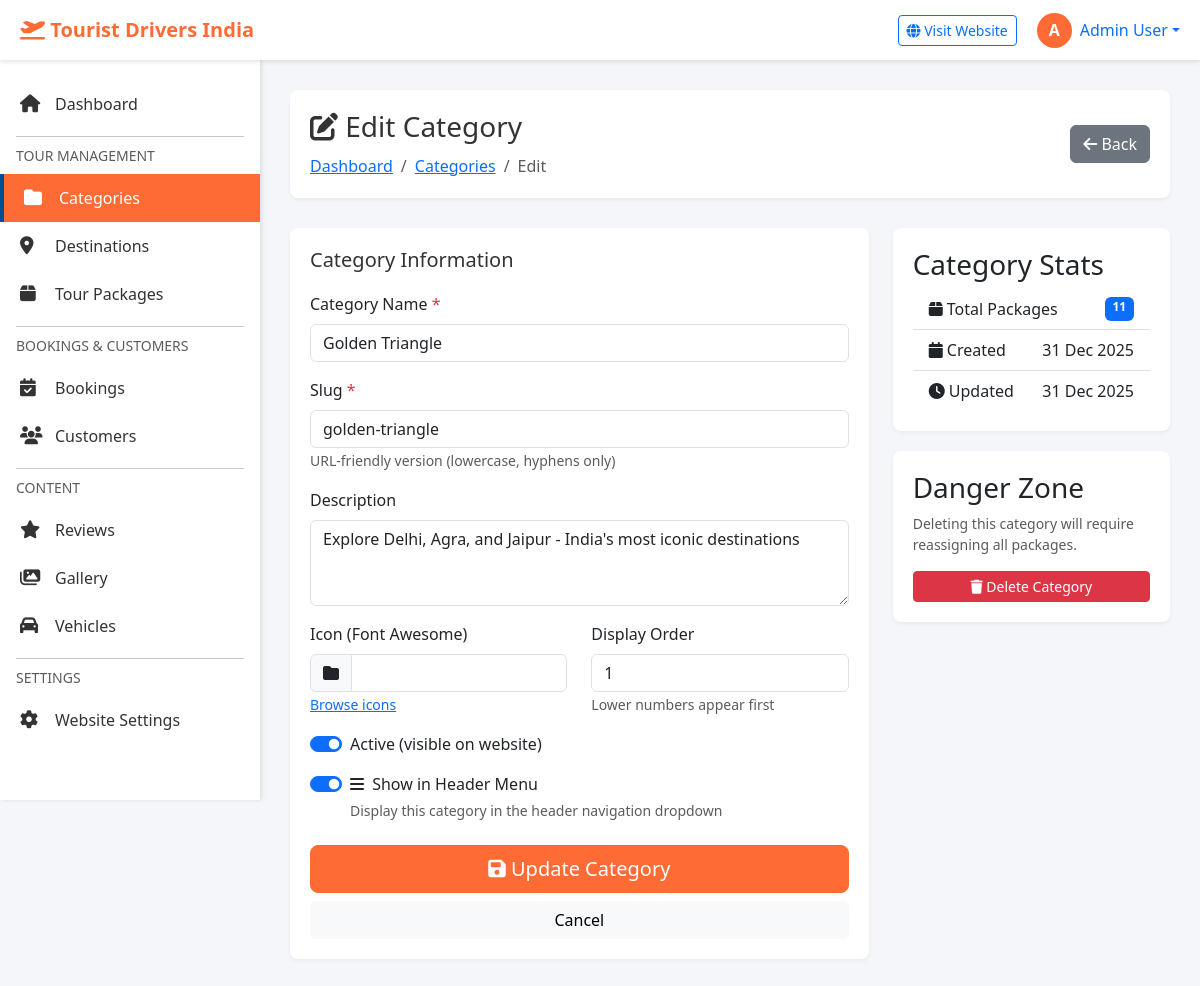
Screenshot of /admin/categories/edit.php?id=1 (signed in) with the database file from the repository.
### tables this page shows
CREATE TABLE `categories` (
  `id` int(11) NOT NULL,
  `name` varchar(100) NOT NULL,
  `slug` varchar(100) NOT NULL,
  `description` text DEFAULT NULL,
  `icon` varchar(255) DEFAULT NULL,
  `display_order` int(11) DEFAULT 0,
  `is_active` tinyint(1) DEFAULT 1,
  `show_in_header` tinyint(1) DEFAULT 1,
  `created_at` timestamp NOT NULL DEFAULT current_timestamp(),
  `updated_at` timestamp NOT NULL DEFAULT current_timestamp() ON UPDATE current_timestamp()
);

### admin/includes/functions.php (called while the page is built, shortened)
<?php
function format_date($date) {
    return date('d M Y', strtotime($date));
}
?>

### admin/categories/edit.php (the view, shortened to what this page needs)
<?php
require_once '../includes/config.php';
require_once '../includes/functions.php';
$id = intval($_GET['id']);
$query = "SELECT * FROM categories WHERE id = $id";
$result = mysqli_query($conn, $query);
$category = mysqli_fetch_assoc($result);
include '../includes/header.php';
include '../includes/sidebar.php';
?>
<div class="page-header">
    <div class="d-flex justify-content-between align-items-center">
        <div>
            <h1><i class="fas fa-edit"></i> Edit Category</h1>
            <nav aria-label="breadcrumb">
                <ol class="breadcrumb">
                    <li class="breadcrumb-item"><a href="<?php echo BASE_URL; ?>dashboard.php">Dashboard</a></li>
                    <li class="breadcrumb-item"><a href="index.php">Categories</a></li>
                    <li class="breadcrumb-item active">Edit</li>
                </ol>
            </nav>
        </div>
        <a href="index.php" class="btn btn-secondary">
            <i class="fas fa-arrow-left"></i> Back
        </a>
    </div>
</div>
<div class="row">
    <div class="col-lg-8">
        <div class="admin-card">
            <h2>Category Information</h2>
            <form method="POST" action="">
                <div class="mb-3">
                    <label for="name" class="form-label">Category Name <span class="text-danger">*</span></label>
                    <input type="text" class="form-control" id="name" name="name" required
                           value="<?php echo $category['name']; ?>">
                </div>
                <div class="mb-3">
                    <label for="slug" class="form-label">Slug <span class="text-danger">*</span></label>
                    <input type="text" class="form-control" id="slug" name="slug"
                           value="<?php echo $category['slug']; ?>">
                    <small class="text-muted">URL-friendly version (lowercase, hyphens only)</small>
                </div>
                <div class="mb-3">
                    <label for="description" class="form-label">Description</label>
                    <textarea class="form-control" id="description" name="description" rows="3"><?php echo $category['description']; ?></textarea>
                </div>
                <div class="row">
                    <div class="col-md-6 mb-3">
                        <label for="icon" class="form-label">Icon (Font Awesome)</label>
                        <div class="input-group">
                            <span class="input-group-text">
                                <i id="iconPreview" class="<?php echo $category['icon'] ?: 'fas fa-folder'; ?>"></i>
                            </span>
                            <input type="text" class="form-control" id="icon" name="icon"
                                   value="<?php echo $category['icon']; ?>">
                        </div>
                        <small class="text-muted">
                            <a href="https://fontawesome.com/icons" target="_blank">Browse icons</a>
                        </small>
                    </div>
                    <div class="col-md-6 mb-3">
                        <label for="display_order" class="form-label">Display Order</label>
                        <input type="number" class="form-control" id="display_order" name="display_order"
                               value="<?php echo $category['display_order']; ?>" min="0">
                        <small class="text-muted">Lower numbers appear first</small>
                    </div>
                </div>
                <div class="mb-3">
                    <div class="form-check form-switch">
                        <input class="form-check-input" type="checkbox" id="is_active" name="is_active"
                               <?php echo $category['is_active'] ? 'checked' : ''; ?>>
                        <label class="form-check-label" for="is_active">
                            Active (visible on website)
                        </label>
                    </div>
                </div>
                <div class="mb-4">
                    <div class="form-check form-switch">
                        <input class="form-check-input" type="checkbox" id="show_in_header" name="show_in_header"
                               <?php echo $category['show_in_header'] ? 'checked' : ''; ?>>
                        <label class="form-check-label" for="show_in_header">
                            <i class="fas fa-bars me-1"></i> Show in Header Menu
                        </label>
                        <small class="d-block text-muted mt-1">Display this category in the header navigation dropdown</small>
                    </div>
                </div>
                <div class="d-grid gap-2">
                    <button type="submit" class="btn btn-primary btn-lg">
                        <i class="fas fa-save"></i> Update Category
                    </button>
                    <a href="index.php" class="btn btn-light">Cancel</a>
                </div>
            </form>
        </div>
    </div>
    <div class="col-lg-4">
        <div class="admin-card">
            <h3>Category Stats</h3>
            <?php
            $package_count_query = "SELECT COUNT(*) as count FROM tour_packages WHERE category_id = $id";
            $package_count_result = mysqli_query($conn, $package_count_query);
            $package_count = mysqli_fetch_assoc($package_count_result)['count'];
            ?>
            <div class="list-group list-group-flush">
                <div class="list-group-item d-flex justify-content-between">
                    <span><i class="fas fa-box"></i> Total Packages</span>
                    <span class="badge bg-primary"><?php echo $package_count; ?></span>
                </div>
                <div class="list-group-item d-flex justify-content-between">
                    <span><i class="fas fa-calendar"></i> Created</span>
                    <span><?php echo format_date($category['created_at']); ?></span>
                </div>
                <div class="list-group-item d-flex justify-content-between">
                    <span><i class="fas fa-clock"></i> Updated</span>
                    <span><?php echo format_date($category['updated_at']); ?></span>
                </div>
            </div>
        </div>
        <div class="admin-card">
            <h3>Danger Zone</h3>
            <p class="text-muted small">Deleting this category will require reassigning all packages.</p>
            <a href="delete.php?id=<?php echo $id; ?>"
               class="btn btn-danger btn-sm w-100"
               onclick="return confirmDelete('Delete this category? All packages will remain but need reassignment.')">
                <i class="fas fa-trash"></i> Delete Category
            </a>
        </div>
    </div>
</div>
<?php
include '../includes/footer.php';
?>

### admin/includes/header.php (style rules this page uses)
:root { --primary-color: #ff6b35; --secondary-color: #004e92; --sidebar-width: 260px; --header-height: 60px; }
* { margin: 0; padding: 0; box-sizing: border-box; }
body { font-family: 'Segoe UI', Tahoma, Geneva, Verdana, sans-serif; background: #f4f6f9; }
.page-header { background: white; padding: 20px; border-radius: 8px; margin-bottom: 30px; box-shadow: 0 2px 4px rgba(0,0,0,0.05); }
.page-header h1 { font-size: 28px; color: #333; margin: 0; }
.page-header .breadcrumb { margin: 10px 0 0 0; background: none; padding: 0; }
.admin-card { background: white; border-radius: 8px; padding: 20px; box-shadow: 0 2px 4px rgba(0,0,0,0.05); margin-bottom: 20px; }
.admin-card h2 { font-size: 20px; margin-bottom: 20px; color: #333; }
.btn-primary { background: var(--primary-color); border-color: var(--primary-color); }

### rows the page displays
categories: name "Golden Triangle", slug "golden-triangle", description "Explore Delhi, Agra, and Jaipur - India's most iconic destinations", display_order "1", is_active "☑", show_in_header "☑", created_at "31 Dec 2025", updated_at "31 Dec 2025"

### other values shown
substr($_SESSION['admin_name'] ?? 'A', 0, 1) "A"
$_SESSION['admin_name'] "Admin User"
$package_count "11"
